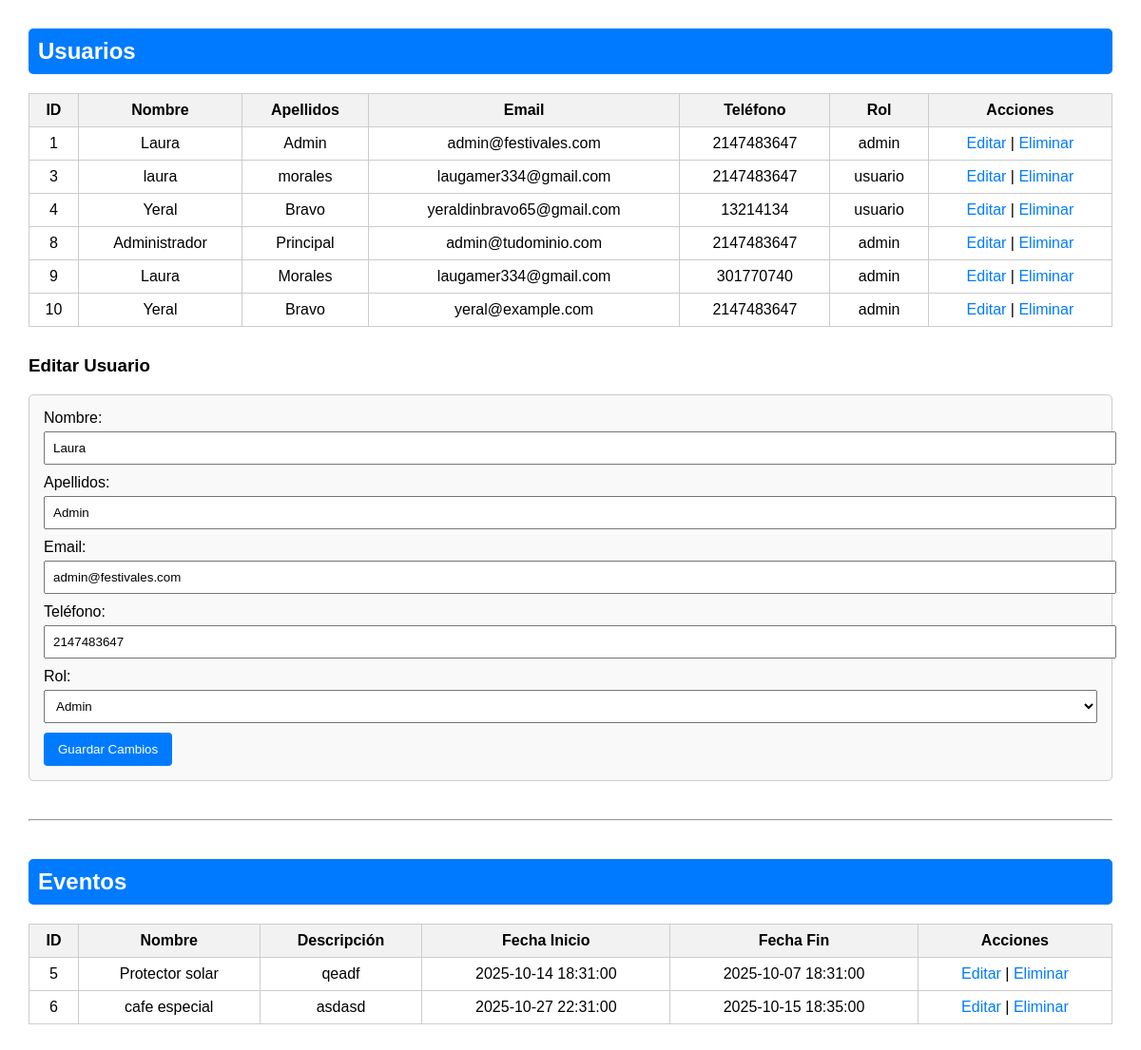
/vista/crud.php?editar_usuario=1, run on the app's committed database.
### tables this page shows
CREATE TABLE `usuarios` (
  `id` int(11) NOT NULL,
  `nombre` text DEFAULT NULL,
  `apellidos` text DEFAULT NULL,
  `tipo_documento` enum('TI','CC','Cédula de extranjeria') DEFAULT NULL,
  `numero_documento` int(11) DEFAULT NULL,
  `telefono` int(10) DEFAULT NULL,
  `email` text DEFAULT NULL,
  `foto` varchar(255) DEFAULT NULL,
  `contrasena` text DEFAULT NULL,
  `rol` enum('admin','usuario') NOT NULL DEFAULT 'usuario'
);

CREATE TABLE `events` (
  `id` int(11) NOT NULL,
  `nombre` varchar(255) NOT NULL,
  `descripcion` text NOT NULL,
  `municipio_id` int(11) DEFAULT NULL,
  `fecha_inicio` datetime NOT NULL,
  `fecha_fin` datetime NOT NULL,
  `created_at` timestamp NOT NULL DEFAULT current_timestamp(),
  `foto` varchar(255) DEFAULT NULL
);

### vista/crud.php (the view, shortened to what this page needs)
<?php
include("../config/conexion.php");
$usuarios = $conexion->query("SELECT * FROM usuarios");
$eventos = $conexion->query("SELECT * FROM events");
?>
<!DOCTYPE html>
<html lang="es">
<head>
</head>
<body>
    <h2>Usuarios</h2>
    <table>
        <tr>
            <th>ID</th>
            <th>Nombre</th>
            <th>Apellidos</th>
            <th>Email</th>
            <th>Teléfono</th>
            <th>Rol</th>
            <th>Acciones</th>
        </tr>
        <?php while ($fila = $usuarios->fetch_assoc()) { ?>
            <tr>
                <td><?= $fila['id'] ?></td>
                <td><?= $fila['nombre'] ?></td>
                <td><?= $fila['apellidos'] ?></td>
                <td><?= $fila['email'] ?></td>
                <td><?= $fila['telefono'] ?></td>
                <td><?= $fila['rol'] ?></td>
                <td>
                    <a href="?editar_usuario=<?= $fila['id'] ?>">Editar</a> |
                    <a href="?eliminar_usuario=<?= $fila['id'] ?>" onclick="return confirm('¿Seguro que deseas eliminar este usuario?')">Eliminar</a>
                </td>
            </tr>
        <?php } ?>
    </table>
    <?php
    if (isset($_GET['editar_usuario'])) {
        $id = $_GET['editar_usuario'];
        $usuario = $conexion->query("SELECT * FROM usuarios WHERE id = $id")->fetch_assoc();
    ?>
        <h3>Editar Usuario</h3>
        <form method="post">
            <label>Nombre:</label>
            <input type="text" name="nombre" value="<?= $usuario['nombre'] ?>" required>
            <label>Apellidos:</label>
            <input type="text" name="apellidos" value="<?= $usuario['apellidos'] ?>" required>
            <label>Email:</label>
            <input type="email" name="email" value="<?= $usuario['email'] ?>" required>
            <label>Teléfono:</label>
            <input type="text" name="telefono" value="<?= $usuario['telefono'] ?>" required>
            <label>Rol:</label>
            <select name="rol">
                <option value="admin" <?= $usuario['rol'] == 'admin' ? 'selected' : '' ?>>Admin</option>
            </select>
            <button type="submit" name="editar_usuario">Guardar Cambios</button>
        </form>
    <?php } ?>
    <hr>
    <h2>Eventos</h2>
    <table>
        <tr>
            <th>ID</th>
            <th>Nombre</th>
            <th>Descripción</th>
            <th>Fecha Inicio</th>
            <th>Fecha Fin</th>
            <th>Acciones</th>
        </tr>
        <?php while ($fila = $eventos->fetch_assoc()) { ?>
            <tr>
                <td><?= $fila['id'] ?></td>
                <td><?= $fila['nombre'] ?></td>
                <td><?= $fila['descripcion'] ?></td>
                <td><?= $fila['fecha_inicio'] ?></td>
                <td><?= $fila['fecha_fin'] ?></td>
                <td>
                    <a href="?editar_evento=<?= $fila['id'] ?>">Editar</a> |
                    <a href="?eliminar_evento=<?= $fila['id'] ?>" onclick="return confirm('¿Seguro que deseas eliminar este evento?')">Eliminar</a>
                </td>
            </tr>
        <?php } ?>
    </table>
</body>
</html>

### vista/crud.php (style rules this page uses)
body { font-family: Arial, sans-serif; margin: 30px; }
h2 { background-color: #007BFF; color: white; padding: 10px; border-radius: 5px; }
table { border-collapse: collapse; width: 100%; margin-bottom: 30px; }
th, td { border: 1px solid #ccc; padding: 8px; text-align: center; }
th { background-color: #f2f2f2; }
a { text-decoration: none; color: #007BFF; }
form { background-color: #f9f9f9; padding: 15px; border: 1px solid #ccc; border-radius: 5px; }
input, select, textarea { width: 100%; padding: 8px; margin-top: 5px; margin-bottom: 10px; }
button { background-color: #007BFF; color: white; border: none; padding: 10px 15px; border-radius: 4px; cursor: pointer; }
hr { margin: 40px 0; }

### data on the page
usuarios: id "1", nombre "Laura", apellidos "Admin", email "admin@festivales.com", telefono "2147483647", rol "admin", rol "Admin"
usuarios: id "3", nombre "laura", apellidos "morales", email "laugamer334@gmail.com", telefono "2147483647", rol "usuario"
usuarios: id "4", nombre "Yeral", apellidos "Bravo", email "yeraldinbravo65@gmail.com", telefono "13214134", rol "usuario"
usuarios: id "8", nombre "Administrador", apellidos "Principal", email "admin@tudominio.com", telefono "2147483647", rol "admin"
usuarios: id "9", nombre "Laura", apellidos "Morales", email "laugamer334@gmail.com", telefono "301770740", rol "admin"
usuarios: id "10", nombre "Yeral", apellidos "Bravo", email "yeral@example.com", telefono "2147483647", rol "admin"
events: id "5", nombre "Protector solar", descripcion "qeadf", fecha_inicio "2025-10-14 18:31:00", fecha_fin "2025-10-07 18:31:00"
events: id "6", nombre "cafe especial", descripcion "asdasd", fecha_inicio "2025-10-27 22:31:00", fecha_fin "2025-10-15 18:35:00"
